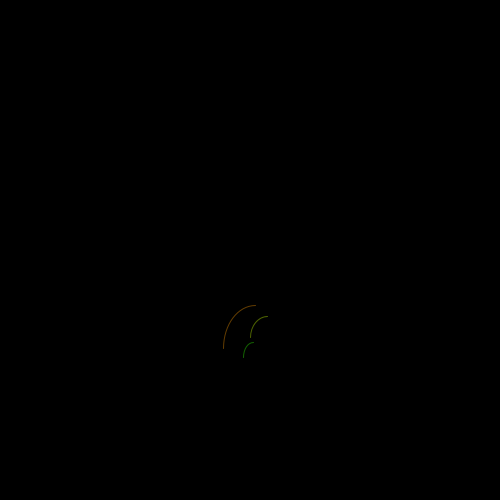
Frame 1 (no input)
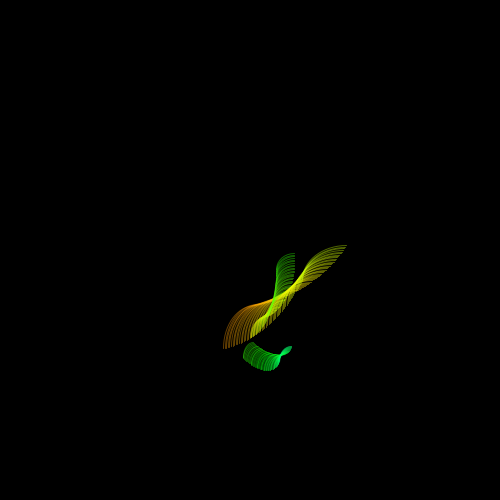
Frame 60 (the mouse pressed at the canvas centre just before this capture)
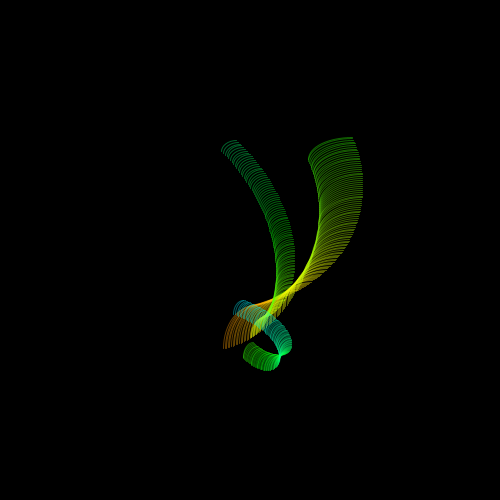
Frame 120 (the mouse held since frame 60 and released just before this capture)

The Processing sketch that drew these frames (run headless with seeded random() and noise(); from frame 60 on, the mouse is pressed at the canvas centre):

// Processing sketch: processing_152356
// ── processing_152356.pde

/*
 * Creative Coding
 * Week 3, 04 - spinning top: curved motion with sin() and cos()
 * by Indae Hwang and Jon McCormack
 * Copyright (c) 2014 Monash University
 *
 * This sketch is the first cut at translating the motion of a spinning top
 * to trace a drawing path. This sketch traces a path using sin() and cos()
 *
 */

float[] x;
float[]y;      // current drawing position
float []dx;
float[] dy;    // change in position at each frame
float rad;       // radius for the moving hand
int num;        // number of spinners

void setup() {
  size(500, 500);
colorMode(HSB, 360, 100,100);
  num = (int)random(2,6);
  x = new float[num];
  y = new float[num];
  dx = new float[num];
  dy = new float[num];
  
  // initial position in the centre of the screen
  for(int i=0; i<num; i++){
  x[i] = (250 - i*random(-10,10));
  y[i] = (250 + i*random(-10,10));
  

  // dx and dy are the small change in position each frame
  dx[i] = random(-1, 1);
  dy[i] = random(-1, 1);
  }
  background(0);
}


void draw() {
  // blend the old frames into the background
//  blendMode(BLEND);
//  fill(0, 2);
 // rect(0, 0, width, height);

for (int i=0; i<num; i++){
  rad = radians(frameCount);


  

  // calculate new position
  x[i] += dx[i];
  y[i] += dy[i];

  float max = 1;
  float min = 0.5;

  //When the shape hits the edge of the window, it reverses its direction and changes velocity
  if (x[i] > width-100 || x[i] < 100) {
    dx[i] = dx[i] > 0 ? -random(min, max) : random(min, max);
  }

  if (y[i] > height-100 || y[i] < 100) {
    dy[i] = dy[i] > 0 ? -random(min, max) : random(min, max);
  }

  float bx = x[i] + 100 * sin(rad);
  float by = y[i] + 100 * cos(rad);

  noFill();

  float radius = 100 * sin(rad*0.1);
  float handX = bx + radius * sin(rad*3);
  float handY = by + radius * cos(rad*3);
 float howLong = (dist(bx, by, handX, handY)+i*10);
float h = map(howLong, 0, 100, 0, 360);
  stroke(h, 99, 99, 99);
  arc(bx, by, handX/(num*i), handY/(num*i),PI, PI+HALF_PI);

}
  
}
